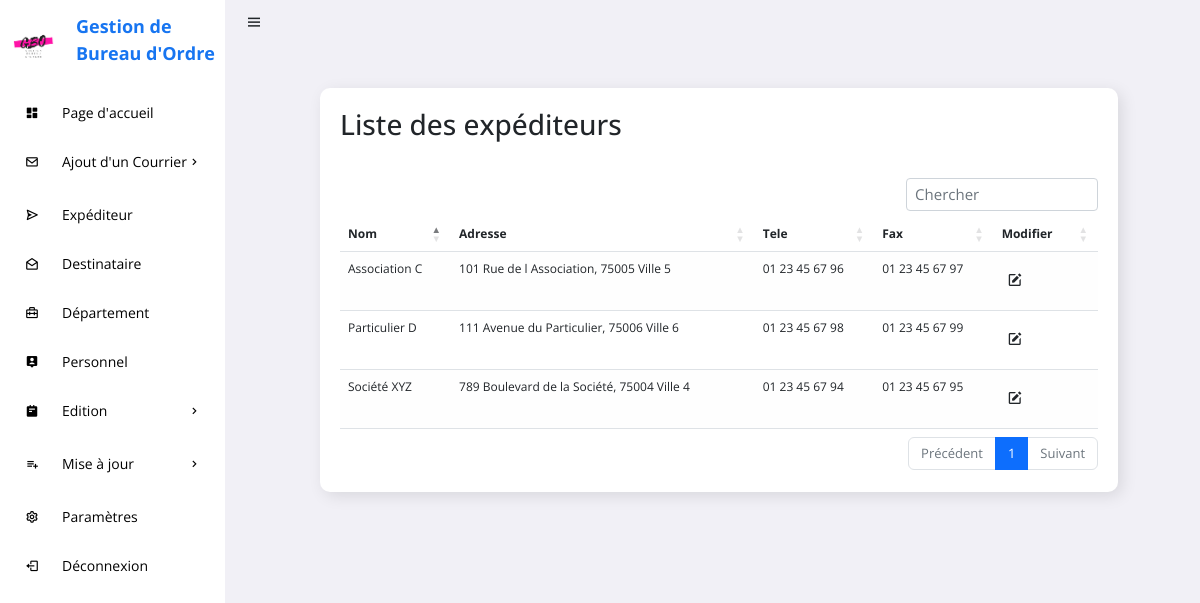
/GESTION_COURRIERS/expediteur.php, run on an earlier commit of the app's database.
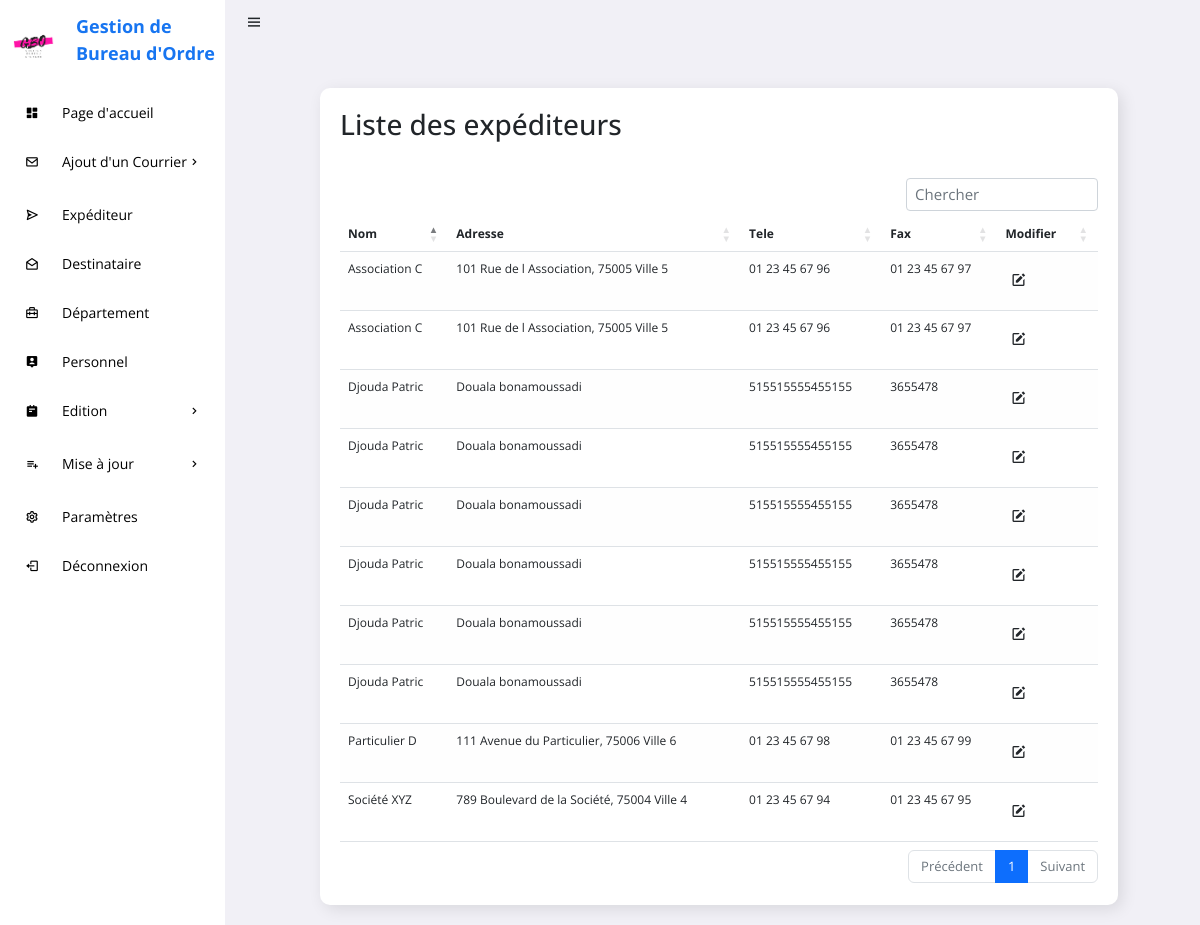
And on a later commit of the database.
### tables this page shows
CREATE TABLE IF NOT EXISTS `expediteur` (
  `ID_EXP` int(11) NOT NULL AUTO_INCREMENT,
  `NOM_EXP` varchar(255) DEFAULT NULL,
  `ADRESSE_EXP` varchar(255) DEFAULT NULL,
  `TEL_EXP` text,
  `FAX_EXP` text,
  PRIMARY KEY (`ID_EXP`)
);

### GESTION_COURRIERS/expediteur.php (the view, shortened to what this page needs)
<?php
    include "connexion/config.php";
?>
<!DOCTYPE html>
<html lang="en">
<head>
	<link rel="stylesheet" href="https://cdn.datatables.net/1.12.1/css/dataTables.bootstrap5.min.css">
    <link rel="stylesheet" href="https://cdn.jsdelivr.net/npm/bootstrap@5.2.0/dist/css/bootstrap.min.css">
    <link rel="stylesheet" href="https://cdnjs.cloudflare.com/ajax/libs/font-awesome/6.1.2/css/all.min.css">
    <link href='https://unpkg.com/boxicons@2.0.9/css/boxicons.min.css' rel='stylesheet'>
	<link rel="stylesheet" href="css/style.css">
</head>
<body>
	<section id="sidebar">
		<a href="#" class="brand"><img src="image/logo.png" width="55" height="55" style="margin-top:20px;"><span>Gestion de Bureau d'Ordre</span></a>
		<ul class="side-menu">
			<li><a href="pageAcc.php" class="active"><i class='bx bxs-dashboard icon' ></i>Page d'accueil</a></li>
			<li>
				<a href="#"><i class='bx bx-envelope icon' ></i>Ajout d'un Courrier<i class='bx bx-chevron-right icon-right' ></i></a>
			</li>
			<li><a href="expediteur.php"><i class='bx bx-send icon' ></i>Expéditeur</a></li>
			<li><a href="destinataire.php"><i class='bx bx-envelope-open icon' ></i>Destinataire</a></li>
			<li><a href="departement.php"><i class='bx bx-briefcase-alt-2 icon' ></i>Département</a></li>
			<li><a href="personnel.php"><i class='bx bxs-user-pin icon' ></i>Personnel</a></li>
			<li>
				<a href="#"><i class='bx bxs-notepad icon' ></i>Edition <i class='bx bx-chevron-right icon-right' ></i></a>
			</li>
            <li>
				<a href="#"><i class='bx bx-list-plus icon' ></i>Mise à jour<i class='bx bx-chevron-right icon-right' ></i></a>
			</li>
			<li><a href="settings.php"><i class='bx bx-cog icon'></i>Paramètres</a></li>
			<li><a href="deconn.php"><i class='bx bx-log-out icon' ></i> Déconnexion</a></li>
		</ul>
	</section>
	<section id="content">
		<nav>
			<i class='bx bx-menu toggle-sidebar' ></i>
		</nav>
		<main>
			<div class="data">
				<div class="content-data">
					<div class="details">
						<div class="recentOrders">
							<div class="cardHeader">
								<h3>Liste des expéditeurs</h3>
							</div>
							</div class="table-responsive">
                                    <table id="example" class="table table-striped">
                                            <thead class="thead-dark">
                                                <tr>
                                                    <th scope="col">Nom </th>
                                                    <th scope="col">Adresse</th>
                                                    <th scope="col">Tele</th>
                                                    <th scope="col">Fax</th>
                                                    <th scope="col">Modifier</th>
                                                </tr>
                                            </thead>
                                            <?php
                                $sql = "SELECT * FROM expediteur";
                                $exp = $conn->prepare($sql);
                                $exp->execute();
                                $tabExp=$exp->fetchAll(PDO::FETCH_ASSOC);
                                foreach($tabExp as $value){
                                ?>
                                <tr>
                                    <td><?php echo $value['NOM_EXP']?></td>
                                    <td><?php echo $value['ADRESSE_EXP']?></td>
                                    <td><?php echo $value['TEL_EXP']?></td>
                                    <td><?php echo $value['FAX_EXP']?></td>
									<td>
                                        <a href="modifierExp.php?modifier=<?php echo $value['ID_EXP']; ?>"><button type="button" class="btn"><i class='bx bxs-edit'></i></button></a>
                                    </td>
                                </tr>
                                <?php }?>
                                        </table>
                                    </div>
                            </div>
                            </div>
		</main>
	</section>
</body>
</html>

What changed in the data, as far as the page shows it:
added expediteur: NOM_EXP "Djouda Patric", ADRESSE_EXP "Douala bonamoussadi", TEL_EXP "515515555455155", FAX_EXP "3655478"
added expediteur: NOM_EXP "Association C", ADRESSE_EXP "101 Rue de l Association, 75005 Ville 5", TEL_EXP "01 23 45 67 96", FAX_EXP "01 23 45 67 97"
added expediteur: NOM_EXP "Djouda Patric", ADRESSE_EXP "Douala bonamoussadi", TEL_EXP "515515555455155", FAX_EXP "3655478"
added expediteur: NOM_EXP "Djouda Patric", ADRESSE_EXP "Douala bonamoussadi", TEL_EXP "515515555455155", FAX_EXP "3655478"
added expediteur: NOM_EXP "Djouda Patric", ADRESSE_EXP "Douala bonamoussadi", TEL_EXP "515515555455155", FAX_EXP "3655478"
added expediteur: NOM_EXP "Djouda Patric", ADRESSE_EXP "Douala bonamoussadi", TEL_EXP "515515555455155", FAX_EXP "3655478"
added expediteur: NOM_EXP "Djouda Patric", ADRESSE_EXP "Douala bonamoussadi", TEL_EXP "515515555455155", FAX_EXP "3655478"
